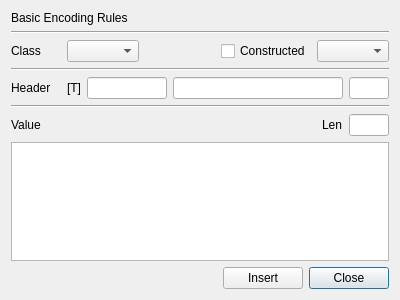
<?xml version="1.0" encoding="UTF-8"?>
<ui version="4.0">
 <class>InsertBerDlg</class>
 <widget class="QDialog" name="InsertBerDlg">
  <property name="geometry">
   <rect>
    <x>0</x>
    <y>0</y>
    <width>400</width>
    <height>300</height>
   </rect>
  </property>
  <property name="windowTitle">
   <string>BER insert Dialog</string>
  </property>
  <layout class="QVBoxLayout" name="verticalLayout">
   <item>
    <widget class="QLabel" name="label">
     <property name="text">
      <string>Basic Encoding Rules</string>
     </property>
    </widget>
   </item>
   <item>
    <widget class="Line" name="line_3">
     <property name="orientation">
      <enum>Qt::Horizontal</enum>
     </property>
    </widget>
   </item>
   <item>
    <layout class="QGridLayout" name="gridLayout">
     <item row="0" column="1">
      <widget class="QComboBox" name="mClassCombo"/>
     </item>
     <item row="0" column="3">
      <widget class="QCheckBox" name="mConstructedCheck">
       <property name="text">
        <string>Constructed</string>
       </property>
      </widget>
     </item>
     <item row="0" column="0">
      <widget class="QLabel" name="label_2">
       <property name="minimumSize">
        <size>
         <width>50</width>
         <height>0</height>
        </size>
       </property>
       <property name="text">
        <string>Class</string>
       </property>
      </widget>
     </item>
     <item row="0" column="4">
      <widget class="QComboBox" name="mPrimitiveCombo"/>
     </item>
     <item row="0" column="2">
      <spacer name="horizontalSpacer_3">
       <property name="orientation">
        <enum>Qt::Horizontal</enum>
       </property>
       <property name="sizeHint" stdset="0">
        <size>
         <width>40</width>
         <height>20</height>
        </size>
       </property>
      </spacer>
     </item>
    </layout>
   </item>
   <item>
    <widget class="Line" name="line">
     <property name="orientation">
      <enum>Qt::Horizontal</enum>
     </property>
    </widget>
   </item>
   <item>
    <layout class="QGridLayout" name="gridLayout_3">
     <item row="0" column="2">
      <widget class="QLineEdit" name="mTagText">
       <property name="maximumSize">
        <size>
         <width>80</width>
         <height>16777215</height>
        </size>
       </property>
       <property name="readOnly">
        <bool>true</bool>
       </property>
      </widget>
     </item>
     <item row="0" column="3">
      <widget class="QLineEdit" name="mHeaderText">
       <property name="readOnly">
        <bool>true</bool>
       </property>
      </widget>
     </item>
     <item row="0" column="0">
      <widget class="QLabel" name="label_3">
       <property name="minimumSize">
        <size>
         <width>50</width>
         <height>0</height>
        </size>
       </property>
       <property name="text">
        <string>Header</string>
       </property>
      </widget>
     </item>
     <item row="0" column="4">
      <widget class="QLineEdit" name="mHeaderLenText">
       <property name="maximumSize">
        <size>
         <width>40</width>
         <height>16777215</height>
        </size>
       </property>
       <property name="readOnly">
        <bool>true</bool>
       </property>
      </widget>
     </item>
     <item row="0" column="1">
      <widget class="QLabel" name="label_6">
       <property name="text">
        <string>[T]</string>
       </property>
      </widget>
     </item>
    </layout>
   </item>
   <item>
    <widget class="Line" name="line_2">
     <property name="orientation">
      <enum>Qt::Horizontal</enum>
     </property>
    </widget>
   </item>
   <item>
    <layout class="QGridLayout" name="gridLayout_4">
     <item row="0" column="3">
      <widget class="QLineEdit" name="mValueLenText">
       <property name="maximumSize">
        <size>
         <width>40</width>
         <height>16777215</height>
        </size>
       </property>
       <property name="readOnly">
        <bool>true</bool>
       </property>
      </widget>
     </item>
     <item row="0" column="2">
      <widget class="QLabel" name="label_5">
       <property name="text">
        <string>Len</string>
       </property>
      </widget>
     </item>
     <item row="0" column="0">
      <widget class="QLabel" name="label_4">
       <property name="minimumSize">
        <size>
         <width>50</width>
         <height>0</height>
        </size>
       </property>
       <property name="text">
        <string>Value</string>
       </property>
      </widget>
     </item>
     <item row="0" column="1">
      <spacer name="horizontalSpacer">
       <property name="orientation">
        <enum>Qt::Horizontal</enum>
       </property>
       <property name="sizeHint" stdset="0">
        <size>
         <width>40</width>
         <height>20</height>
        </size>
       </property>
      </spacer>
     </item>
    </layout>
   </item>
   <item>
    <widget class="QPlainTextEdit" name="mValueText"/>
   </item>
   <item>
    <layout class="QGridLayout" name="gridLayout_5">
     <property name="topMargin">
      <number>0</number>
     </property>
     <item row="0" column="2">
      <widget class="QPushButton" name="mCloseBtn">
       <property name="text">
        <string>Close</string>
       </property>
      </widget>
     </item>
     <item row="0" column="1">
      <widget class="QPushButton" name="mInsertBtn">
       <property name="text">
        <string>Insert</string>
       </property>
      </widget>
     </item>
     <item row="0" column="0">
      <spacer name="horizontalSpacer_2">
       <property name="orientation">
        <enum>Qt::Horizontal</enum>
       </property>
       <property name="sizeHint" stdset="0">
        <size>
         <width>40</width>
         <height>20</height>
        </size>
       </property>
      </spacer>
     </item>
    </layout>
   </item>
  </layout>
 </widget>
 <tabstops>
  <tabstop>mClassCombo</tabstop>
  <tabstop>mConstructedCheck</tabstop>
  <tabstop>mPrimitiveCombo</tabstop>
  <tabstop>mTagText</tabstop>
  <tabstop>mHeaderText</tabstop>
  <tabstop>mHeaderLenText</tabstop>
  <tabstop>mValueLenText</tabstop>
  <tabstop>mValueText</tabstop>
  <tabstop>mInsertBtn</tabstop>
  <tabstop>mCloseBtn</tabstop>
 </tabstops>
 <resources/>
 <connections/>
</ui>
